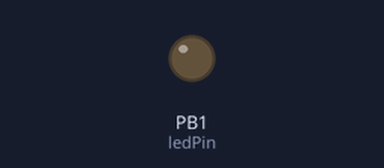
The sketch below on a simulated ATtiny85, built with avr-gcc and run on an emulated ATtiny85. On the bench: output pins drawn as LEDs (lit = HIGH). EEPROM starts erased.

Above: at 2.1 s.
At 2.6 s:
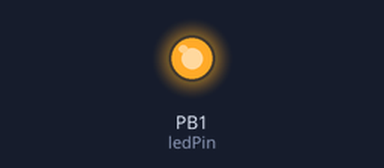
Timing chart, 0 to 4.1 s (numbered marks = the images above):
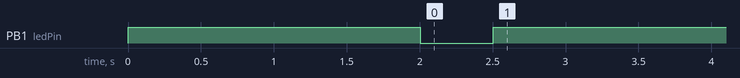

The sketch:

DigisparkInitiateAddress.ino
```cpp
#include <EEPROM.h>
#define newAddress 0x81
#define ledPin 1

void setup() {
  pinMode(ledPin, OUTPUT);
  digitalWrite(ledPin, HIGH);
  // put your setup code here, to run once:
 EEPROM.put(0, newAddress);
   delay(2000);
   digitalWrite(ledPin, LOW);
   delay(500);
   digitalWrite(ledPin, HIGH);
}

void loop() {
  // put your main code here, to run repeatedly:

}
```
